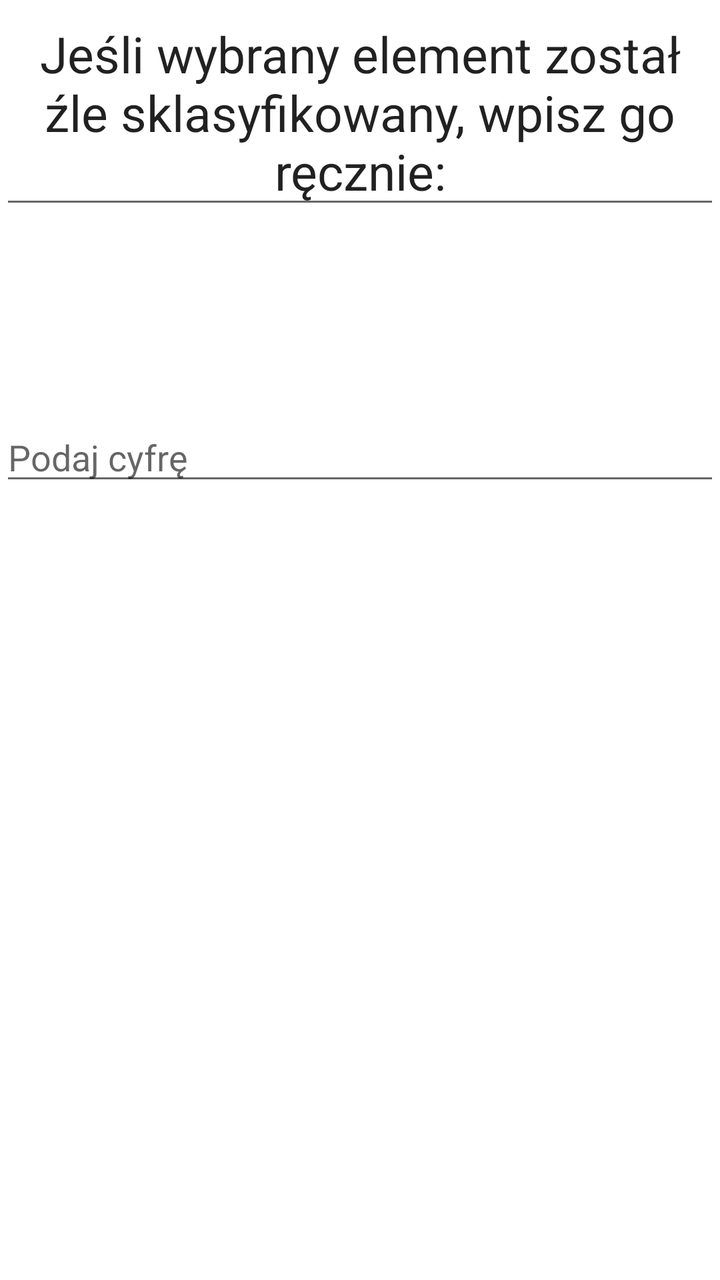
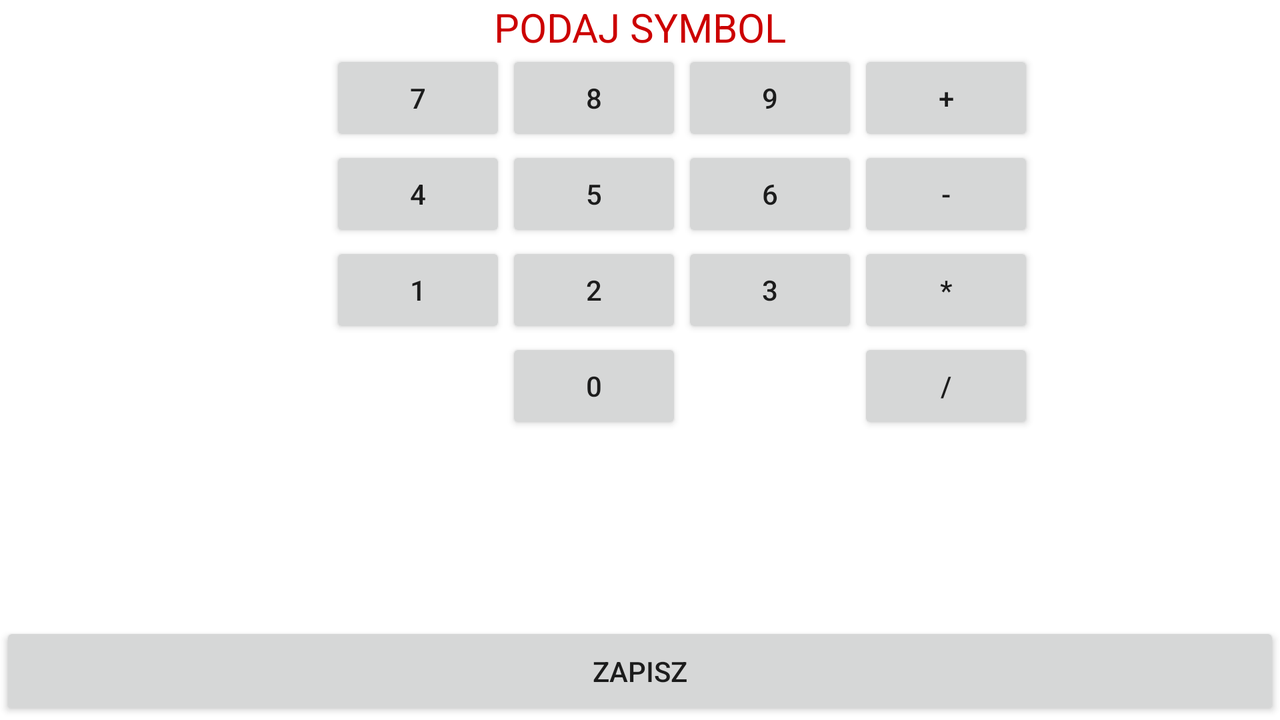

Compare how this app lays out the same screen by default and in its alternative resource folder. The renders come first, then the two layout files and the values they reference.
<!-- AndroidManifest.xml: application theme AppTheme -->
<!-- res/layout/popwindow.xml -->
<?xml version="1.0" encoding="utf-8"?>
<RelativeLayout xmlns:android="http://schemas.android.com/apk/res/android"
    android:layout_width="match_parent"
    android:layout_height="match_parent"
    android:background="@android:color/background_light"
    android:orientation="vertical">

    <EditText
        android:id="@+id/editText4"
        android:layout_width="wrap_content"
        android:layout_height="wrap_content"
        android:layout_alignParentEnd="true"
        android:layout_alignParentStart="true"
        android:layout_alignParentTop="true"
        android:ems="10"
        android:inputType="textMultiLine"
        android:text="Jeśli wybrany element został źle sklasyfikowany, wpisz go ręcznie:"
        android:textAlignment="center"
        android:textSize="25sp" />

    <EditText
        android:id="@+id/editText"
        android:layout_width="wrap_content"
        android:layout_height="wrap_content"
        android:ems="10"
        android:hint="Podaj cyfrę"
        android:inputType="text"
        android:layout_marginTop="97dp"
        android:layout_below="@+id/editText4"
        android:layout_alignParentStart="true"
        android:layout_alignParentEnd="true" />

</RelativeLayout>
<!-- resources referenced by this layout -->
<resources>
  <style name="AppTheme" parent="Theme.AppCompat.Light.DarkActionBar">
          
          <item name="colorPrimary">@color/colorPrimary</item>
          <item name="colorPrimaryDark">@color/colorPrimaryDark</item>
          <item name="colorAccent">@color/colorAccent</item>
      </style>
</resources>
<!-- res/layout-land/popwindow.xml (the repository's variant of the layout above) -->
<!-- drawn on the phone turned sideways -->
<?xml version="1.0" encoding="utf-8"?>
<RelativeLayout xmlns:android="http://schemas.android.com/apk/res/android"
    xmlns:app="http://schemas.android.com/apk/res-auto"
    xmlns:tools="http://schemas.android.com/tools"
    android:layout_width="match_parent"
    android:layout_height="match_parent"
    android:background="@android:color/background_light"
    android:orientation="vertical">

    <TextView
        android:id="@+id/tvZnak"
        android:layout_width="wrap_content"
        android:layout_height="wrap_content"
        android:layout_above="@+id/linearLayout"
        android:layout_alignParentTop="true"
        android:layout_centerHorizontal="true"
        android:ems="10"
        android:gravity="center"
        android:text="PODAJ SYMBOL"
        android:textColor="@android:color/holo_red_dark"
        android:textSize="20sp" />

    <EditText
        android:id="@+id/etZnak"
        android:layout_width="150dp"
        android:layout_height="25dp"
        android:layout_alignParentEnd="true"
        android:layout_alignParentTop="true"
        android:background="@null"
        android:ems="10"
        android:gravity="center"
        android:hint="Podaj symbol"
        android:inputType="none"
        android:textSize="25sp"
        android:visibility="invisible" />

    <Button
        android:id="@+id/bZapisz"
        android:layout_width="wrap_content"
        android:layout_height="wrap_content"
        android:layout_column="0"
        android:layout_row="1"
        android:paddingBottom="15dp"
        android:paddingEnd="15dp"
        android:paddingLeft="15dp"
        android:paddingRight="15dp"
        android:paddingStart="15dp"
        android:paddingTop="15dp"
        android:text="Zapisz"
        android:layout_alignParentBottom="true"
        android:layout_alignParentStart="true"
        android:layout_alignParentEnd="true" />

    <LinearLayout
        android:layout_width="match_parent"
        android:layout_height="match_parent"
        android:orientation="horizontal"
        android:layout_above="@+id/bZapisz"
        android:layout_alignParentStart="true"
        android:layout_below="@+id/etZnak"
        android:weightSum="1"
        android:id="@+id/linearLayout">

        <ImageView
            android:id="@+id/ivSymbol"
            android:layout_width="165dp"
            android:layout_height="match_parent"
            android:layout_above="@+id/bZapisz"
            android:layout_alignParentStart="true"
            android:layout_below="@+id/etZnak"
            android:layout_column="0"
            android:layout_row="0"
            app:srcCompat="@android:drawable/screen_background_light_transparent" />

        <GridLayout
            android:layout_width="match_parent"
            android:layout_height="match_parent">

            <Button
                android:id="@+id/b8"
                android:layout_width="wrap_content"
                android:layout_height="wrap_content"
                android:layout_column="1"
                android:layout_row="0"
                android:text="8" />

            <Button
                android:id="@+id/b9"
                android:layout_width="wrap_content"
                android:layout_height="wrap_content"
                android:layout_column="2"
                android:layout_row="0"
                android:text="9" />

            <Button
                android:id="@+id/b4"
                android:layout_width="wrap_content"
                android:layout_height="wrap_content"
                android:layout_column="0"
                android:layout_row="1"
                android:text="4" />

            <Button
                android:id="@+id/b5"
                android:layout_width="wrap_content"
                android:layout_height="wrap_content"
                android:layout_column="1"
                android:layout_row="1"
                android:text="5" />

            <Button
                android:id="@+id/b7"
                android:layout_width="wrap_content"
                android:layout_height="wrap_content"
                android:layout_column="0"
                android:layout_row="0"
                android:text="7" />

            <Button
                android:id="@+id/b1"
                android:layout_width="wrap_content"
                android:layout_height="wrap_content"
                android:layout_column="0"
                android:layout_row="2"
                android:text="1" />

            <Button
                android:id="@+id/b2"
                android:layout_width="wrap_content"
                android:layout_height="wrap_content"
                android:layout_column="1"
                android:layout_row="2"
                android:text="2" />

            <Button
                android:id="@+id/b3"
                android:layout_width="wrap_content"
                android:layout_height="wrap_content"
                android:layout_column="2"
                android:layout_row="2"
                android:text="3" />

            <Button
                android:id="@+id/b0"
                android:layout_width="wrap_content"
                android:layout_height="wrap_content"
                android:layout_column="1"
                android:layout_row="3"
                android:text="0" />

            <Button
                android:id="@+id/b6"
                android:layout_width="wrap_content"
                android:layout_height="wrap_content"
                android:layout_column="2"
                android:layout_row="1"
                android:text="6" />

            <Button
                android:id="@+id/bMinus"
                android:layout_width="wrap_content"
                android:layout_height="wrap_content"
                android:layout_column="3"
                android:layout_row="1"
                android:text="-" />

            <Button
                android:id="@+id/bMulti"
                android:layout_width="wrap_content"
                android:layout_height="wrap_content"
                android:layout_column="3"
                android:layout_row="2"
                android:text="*" />

            <Button
                android:id="@+id/bDivide"
                android:layout_width="wrap_content"
                android:layout_height="wrap_content"
                android:layout_column="3"
                android:layout_row="3"
                android:text="/" />

            <Button
                android:id="@+id/bPlus"
                android:layout_width="wrap_content"
                android:layout_height="wrap_content"
                android:layout_column="3"
                android:layout_row="0"
                android:text="+" />
        </GridLayout>

    </LinearLayout>

</RelativeLayout>
